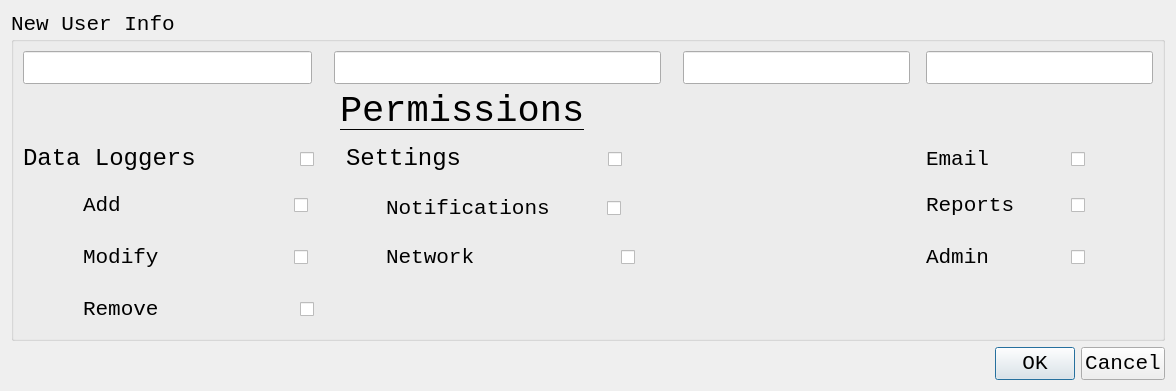
<?xml version="1.0" encoding="UTF-8"?>
<ui version="4.0">
 <class>AddAUserDialog</class>
 <widget class="QDialog" name="AddAUserDialog">
  <property name="geometry">
   <rect>
    <x>0</x>
    <y>0</y>
    <width>900</width>
    <height>342</height>
   </rect>
  </property>
  <property name="sizePolicy">
   <sizepolicy hsizetype="MinimumExpanding" vsizetype="MinimumExpanding">
    <horstretch>0</horstretch>
    <verstretch>0</verstretch>
   </sizepolicy>
  </property>
  <property name="font">
   <font>
    <family>Consolas</family>
    <pointsize>16</pointsize>
   </font>
  </property>
  <property name="windowTitle">
   <string>Dialog</string>
  </property>
  <layout class="QGridLayout" name="gridLayout">
   <item row="0" column="0">
    <widget class="QGroupBox" name="AddAUserDialogGroupBox">
     <property name="sizePolicy">
      <sizepolicy hsizetype="MinimumExpanding" vsizetype="MinimumExpanding">
       <horstretch>0</horstretch>
       <verstretch>0</verstretch>
      </sizepolicy>
     </property>
     <property name="title">
      <string>New User Info</string>
     </property>
     <layout class="QGridLayout" name="gridLayout_2">
      <item row="3" column="4" rowspan="2" colspan="3">
       <layout class="QHBoxLayout" name="AddAUserDialogNotificationsHLayout">
        <item>
         <spacer name="horizontalSpacer_6">
          <property name="orientation">
           <enum>Qt::Horizontal</enum>
          </property>
          <property name="sizeType">
           <enum>QSizePolicy::Fixed</enum>
          </property>
          <property name="sizeHint" stdset="0">
           <size>
            <width>40</width>
            <height>20</height>
           </size>
          </property>
         </spacer>
        </item>
        <item>
         <widget class="QLabel" name="AddAUserDialogNotificationsLabel">
          <property name="text">
           <string>Notifications    </string>
          </property>
         </widget>
        </item>
        <item>
         <widget class="QCheckBox" name="AddAUserDialogNotificationsCheckBox">
          <property name="sizePolicy">
           <sizepolicy hsizetype="Fixed" vsizetype="Fixed">
            <horstretch>0</horstretch>
            <verstretch>0</verstretch>
           </sizepolicy>
          </property>
          <property name="minimumSize">
           <size>
            <width>40</width>
            <height>40</height>
           </size>
          </property>
          <property name="maximumSize">
           <size>
            <width>40</width>
            <height>40</height>
           </size>
          </property>
          <property name="text">
           <string/>
          </property>
          <property name="tristate">
           <bool>false</bool>
          </property>
         </widget>
        </item>
        <item>
         <spacer name="horizontalSpacer_14">
          <property name="orientation">
           <enum>Qt::Horizontal</enum>
          </property>
          <property name="sizeHint" stdset="0">
           <size>
            <width>40</width>
            <height>20</height>
           </size>
          </property>
         </spacer>
        </item>
       </layout>
      </item>
      <item row="0" column="1">
       <spacer name="AddAUserDialogFirstLastNameSpacer">
        <property name="orientation">
         <enum>Qt::Horizontal</enum>
        </property>
        <property name="sizeType">
         <enum>QSizePolicy::Fixed</enum>
        </property>
        <property name="sizeHint" stdset="0">
         <size>
          <width>10</width>
          <height>20</height>
         </size>
        </property>
       </spacer>
      </item>
      <item row="0" column="2" colspan="3">
       <widget class="QLineEdit" name="AddAUserDialogLastNameLineEdit"/>
      </item>
      <item row="1" column="3" colspan="4">
       <widget class="QLabel" name="AddAUserDialogPermissionsLabel">
        <property name="font">
         <font>
          <pointsize>28</pointsize>
          <underline>true</underline>
         </font>
        </property>
        <property name="text">
         <string>Permissions</string>
        </property>
       </widget>
      </item>
      <item row="3" column="0" colspan="3">
       <layout class="QHBoxLayout" name="AddAUserDialogAddHLayout">
        <item>
         <spacer name="horizontalSpacer_2">
          <property name="orientation">
           <enum>Qt::Horizontal</enum>
          </property>
          <property name="sizeType">
           <enum>QSizePolicy::Fixed</enum>
          </property>
          <property name="sizeHint" stdset="0">
           <size>
            <width>60</width>
            <height>20</height>
           </size>
          </property>
         </spacer>
        </item>
        <item>
         <widget class="QLabel" name="AddAUserDialogAddLabel">
          <property name="text">
           <string>Add</string>
          </property>
         </widget>
        </item>
        <item>
         <widget class="QCheckBox" name="AddAUserDialogAddCheckBox">
          <property name="sizePolicy">
           <sizepolicy hsizetype="Fixed" vsizetype="Fixed">
            <horstretch>0</horstretch>
            <verstretch>0</verstretch>
           </sizepolicy>
          </property>
          <property name="minimumSize">
           <size>
            <width>40</width>
            <height>40</height>
           </size>
          </property>
          <property name="maximumSize">
           <size>
            <width>40</width>
            <height>40</height>
           </size>
          </property>
          <property name="text">
           <string/>
          </property>
          <property name="tristate">
           <bool>false</bool>
          </property>
         </widget>
        </item>
       </layout>
      </item>
      <item row="0" column="5">
       <spacer name="AddAUserDialogLastNamePhoneSpacer">
        <property name="orientation">
         <enum>Qt::Horizontal</enum>
        </property>
        <property name="sizeType">
         <enum>QSizePolicy::Fixed</enum>
        </property>
        <property name="sizeHint" stdset="0">
         <size>
          <width>10</width>
          <height>20</height>
         </size>
        </property>
       </spacer>
      </item>
      <item row="0" column="0">
       <widget class="QLineEdit" name="AddAUserDialogFirstNameLineEdit">
        <property name="inputMask">
         <string/>
        </property>
       </widget>
      </item>
      <item row="4" column="0" rowspan="3" colspan="3">
       <layout class="QHBoxLayout" name="AddAUserDialogModifyHLayout">
        <item>
         <spacer name="horizontalSpacer_3">
          <property name="orientation">
           <enum>Qt::Horizontal</enum>
          </property>
          <property name="sizeType">
           <enum>QSizePolicy::Fixed</enum>
          </property>
          <property name="sizeHint" stdset="0">
           <size>
            <width>60</width>
            <height>20</height>
           </size>
          </property>
         </spacer>
        </item>
        <item>
         <widget class="QLabel" name="AddAUserDialogModifyLabel">
          <property name="text">
           <string>Modify</string>
          </property>
         </widget>
        </item>
        <item>
         <widget class="QCheckBox" name="AddAUserDialogModifyCheckBox">
          <property name="sizePolicy">
           <sizepolicy hsizetype="Fixed" vsizetype="Fixed">
            <horstretch>0</horstretch>
            <verstretch>0</verstretch>
           </sizepolicy>
          </property>
          <property name="minimumSize">
           <size>
            <width>40</width>
            <height>40</height>
           </size>
          </property>
          <property name="maximumSize">
           <size>
            <width>40</width>
            <height>40</height>
           </size>
          </property>
          <property name="text">
           <string/>
          </property>
          <property name="tristate">
           <bool>false</bool>
          </property>
         </widget>
        </item>
       </layout>
      </item>
      <item row="4" column="8" rowspan="3">
       <layout class="QHBoxLayout" name="AddAUserDialogAdminHLayout">
        <item>
         <widget class="QLabel" name="AddAUserDialogAdminLabel">
          <property name="text">
           <string>Admin      </string>
          </property>
         </widget>
        </item>
        <item>
         <widget class="QCheckBox" name="AddAUserDialogAdminCheckBox">
          <property name="sizePolicy">
           <sizepolicy hsizetype="Fixed" vsizetype="Fixed">
            <horstretch>0</horstretch>
            <verstretch>0</verstretch>
           </sizepolicy>
          </property>
          <property name="minimumSize">
           <size>
            <width>40</width>
            <height>40</height>
           </size>
          </property>
          <property name="maximumSize">
           <size>
            <width>40</width>
            <height>40</height>
           </size>
          </property>
          <property name="text">
           <string/>
          </property>
          <property name="tristate">
           <bool>false</bool>
          </property>
         </widget>
        </item>
        <item>
         <spacer name="horizontalSpacer_10">
          <property name="orientation">
           <enum>Qt::Horizontal</enum>
          </property>
          <property name="sizeHint" stdset="0">
           <size>
            <width>40</width>
            <height>20</height>
           </size>
          </property>
         </spacer>
        </item>
       </layout>
      </item>
      <item row="2" column="8">
       <layout class="QHBoxLayout" name="AddAUserDialogEmailHLayout">
        <item>
         <widget class="QLabel" name="AddAUserDialogEmailLabel">
          <property name="text">
           <string>Email      </string>
          </property>
         </widget>
        </item>
        <item>
         <widget class="QCheckBox" name="AddAUserDialogEmailCheckBox">
          <property name="sizePolicy">
           <sizepolicy hsizetype="Fixed" vsizetype="Fixed">
            <horstretch>0</horstretch>
            <verstretch>0</verstretch>
           </sizepolicy>
          </property>
          <property name="minimumSize">
           <size>
            <width>40</width>
            <height>40</height>
           </size>
          </property>
          <property name="maximumSize">
           <size>
            <width>40</width>
            <height>40</height>
           </size>
          </property>
          <property name="text">
           <string/>
          </property>
          <property name="tristate">
           <bool>false</bool>
          </property>
         </widget>
        </item>
        <item>
         <spacer name="horizontalSpacer_8">
          <property name="orientation">
           <enum>Qt::Horizontal</enum>
          </property>
          <property name="sizeHint" stdset="0">
           <size>
            <width>40</width>
            <height>20</height>
           </size>
          </property>
         </spacer>
        </item>
       </layout>
      </item>
      <item row="7" column="0" colspan="4">
       <layout class="QHBoxLayout" name="AddAUserDialogRemoveHLayout">
        <item>
         <spacer name="horizontalSpacer_4">
          <property name="orientation">
           <enum>Qt::Horizontal</enum>
          </property>
          <property name="sizeType">
           <enum>QSizePolicy::Fixed</enum>
          </property>
          <property name="sizeHint" stdset="0">
           <size>
            <width>60</width>
            <height>20</height>
           </size>
          </property>
         </spacer>
        </item>
        <item>
         <widget class="QLabel" name="AddAUserDialogRemoveLabel">
          <property name="text">
           <string>Remove      </string>
          </property>
         </widget>
        </item>
        <item>
         <spacer name="horizontalSpacer_13">
          <property name="orientation">
           <enum>Qt::Horizontal</enum>
          </property>
          <property name="sizeHint" stdset="0">
           <size>
            <width>40</width>
            <height>20</height>
           </size>
          </property>
         </spacer>
        </item>
        <item>
         <widget class="QCheckBox" name="AddAUserDialogRemoveCheckBox">
          <property name="sizePolicy">
           <sizepolicy hsizetype="Fixed" vsizetype="Fixed">
            <horstretch>0</horstretch>
            <verstretch>0</verstretch>
           </sizepolicy>
          </property>
          <property name="minimumSize">
           <size>
            <width>40</width>
            <height>40</height>
           </size>
          </property>
          <property name="maximumSize">
           <size>
            <width>40</width>
            <height>40</height>
           </size>
          </property>
          <property name="text">
           <string/>
          </property>
          <property name="tristate">
           <bool>false</bool>
          </property>
         </widget>
        </item>
       </layout>
      </item>
      <item row="0" column="7">
       <spacer name="AddAUserDialogPhoneEmailSpacer">
        <property name="orientation">
         <enum>Qt::Horizontal</enum>
        </property>
        <property name="sizeType">
         <enum>QSizePolicy::Fixed</enum>
        </property>
        <property name="sizeHint" stdset="0">
         <size>
          <width>10</width>
          <height>20</height>
         </size>
        </property>
       </spacer>
      </item>
      <item row="0" column="8">
       <widget class="QLineEdit" name="AddAUserDialogEmailLineEdit"/>
      </item>
      <item row="2" column="0" colspan="4">
       <layout class="QHBoxLayout" name="AddAUserDialogDataLoggersHLayout">
        <item>
         <widget class="QLabel" name="AddAUserDialogDataLoggersLabel">
          <property name="font">
           <font>
            <pointsize>18</pointsize>
            <underline>false</underline>
           </font>
          </property>
          <property name="text">
           <string>Data Loggers    </string>
          </property>
         </widget>
        </item>
        <item>
         <spacer name="horizontalSpacer_11">
          <property name="orientation">
           <enum>Qt::Horizontal</enum>
          </property>
          <property name="sizeHint" stdset="0">
           <size>
            <width>40</width>
            <height>20</height>
           </size>
          </property>
         </spacer>
        </item>
        <item>
         <widget class="QCheckBox" name="AddAUserDialogDataLoggersCheckBox">
          <property name="sizePolicy">
           <sizepolicy hsizetype="Fixed" vsizetype="Fixed">
            <horstretch>0</horstretch>
            <verstretch>0</verstretch>
           </sizepolicy>
          </property>
          <property name="minimumSize">
           <size>
            <width>40</width>
            <height>40</height>
           </size>
          </property>
          <property name="maximumSize">
           <size>
            <width>40</width>
            <height>40</height>
           </size>
          </property>
          <property name="text">
           <string/>
          </property>
          <property name="tristate">
           <bool>false</bool>
          </property>
         </widget>
        </item>
       </layout>
      </item>
      <item row="2" column="4" colspan="3">
       <layout class="QHBoxLayout" name="AddAUserDialogSettingsHLayout">
        <item>
         <widget class="QLabel" name="AddAUserDialogSettingsLabel">
          <property name="font">
           <font>
            <pointsize>18</pointsize>
            <underline>false</underline>
           </font>
          </property>
          <property name="text">
           <string>Settings</string>
          </property>
         </widget>
        </item>
        <item>
         <spacer name="horizontalSpacer_15">
          <property name="orientation">
           <enum>Qt::Horizontal</enum>
          </property>
          <property name="sizeType">
           <enum>QSizePolicy::Fixed</enum>
          </property>
          <property name="sizeHint" stdset="0">
           <size>
            <width>140</width>
            <height>20</height>
           </size>
          </property>
         </spacer>
        </item>
        <item>
         <widget class="QCheckBox" name="AddAUserDialogSettingsCheckBox">
          <property name="sizePolicy">
           <sizepolicy hsizetype="Fixed" vsizetype="Fixed">
            <horstretch>0</horstretch>
            <verstretch>0</verstretch>
           </sizepolicy>
          </property>
          <property name="minimumSize">
           <size>
            <width>40</width>
            <height>40</height>
           </size>
          </property>
          <property name="maximumSize">
           <size>
            <width>40</width>
            <height>40</height>
           </size>
          </property>
          <property name="text">
           <string/>
          </property>
          <property name="tristate">
           <bool>false</bool>
          </property>
         </widget>
        </item>
        <item>
         <spacer name="horizontalSpacer_5">
          <property name="orientation">
           <enum>Qt::Horizontal</enum>
          </property>
          <property name="sizeHint" stdset="0">
           <size>
            <width>40</width>
            <height>20</height>
           </size>
          </property>
         </spacer>
        </item>
       </layout>
      </item>
      <item row="3" column="8">
       <layout class="QHBoxLayout" name="AddAUserDialogReportsHLayout">
        <item>
         <widget class="QLabel" name="AddAUserDialogReportsLabel">
          <property name="text">
           <string>Reports    </string>
          </property>
         </widget>
        </item>
        <item>
         <widget class="QCheckBox" name="AddAUserDialogReportsCheckBox">
          <property name="sizePolicy">
           <sizepolicy hsizetype="Fixed" vsizetype="Fixed">
            <horstretch>0</horstretch>
            <verstretch>0</verstretch>
           </sizepolicy>
          </property>
          <property name="minimumSize">
           <size>
            <width>40</width>
            <height>40</height>
           </size>
          </property>
          <property name="maximumSize">
           <size>
            <width>40</width>
            <height>40</height>
           </size>
          </property>
          <property name="text">
           <string/>
          </property>
          <property name="tristate">
           <bool>false</bool>
          </property>
         </widget>
        </item>
        <item>
         <spacer name="horizontalSpacer_9">
          <property name="orientation">
           <enum>Qt::Horizontal</enum>
          </property>
          <property name="sizeHint" stdset="0">
           <size>
            <width>40</width>
            <height>20</height>
           </size>
          </property>
         </spacer>
        </item>
       </layout>
      </item>
      <item row="0" column="6">
       <widget class="QLineEdit" name="AddAUserDialogPhoneNumberLineEdit"/>
      </item>
      <item row="5" column="4">
       <layout class="QHBoxLayout" name="AddAUserDialogNetworkHLayout">
        <item>
         <spacer name="horizontalSpacer_16">
          <property name="orientation">
           <enum>Qt::Horizontal</enum>
          </property>
          <property name="sizeHint" stdset="0">
           <size>
            <width>40</width>
            <height>20</height>
           </size>
          </property>
         </spacer>
        </item>
        <item>
         <widget class="QLabel" name="AddAUserDialogNetworkLabel">
          <property name="text">
           <string>Network        </string>
          </property>
         </widget>
        </item>
        <item>
         <spacer name="horizontalSpacer">
          <property name="orientation">
           <enum>Qt::Horizontal</enum>
          </property>
          <property name="sizeHint" stdset="0">
           <size>
            <width>40</width>
            <height>20</height>
           </size>
          </property>
         </spacer>
        </item>
        <item>
         <widget class="QCheckBox" name="AddAUserDialogNetworkCheckBox">
          <property name="sizePolicy">
           <sizepolicy hsizetype="Fixed" vsizetype="Fixed">
            <horstretch>0</horstretch>
            <verstretch>0</verstretch>
           </sizepolicy>
          </property>
          <property name="minimumSize">
           <size>
            <width>40</width>
            <height>40</height>
           </size>
          </property>
          <property name="maximumSize">
           <size>
            <width>40</width>
            <height>40</height>
           </size>
          </property>
          <property name="text">
           <string/>
          </property>
          <property name="tristate">
           <bool>false</bool>
          </property>
         </widget>
        </item>
       </layout>
      </item>
     </layout>
    </widget>
   </item>
   <item row="1" column="0">
    <widget class="QDialogButtonBox" name="AddAUserDialogButtonBox">
     <property name="standardButtons">
      <set>QDialogButtonBox::Cancel|QDialogButtonBox::Ok</set>
     </property>
    </widget>
   </item>
  </layout>
 </widget>
 <resources/>
 <connections/>
</ui>
